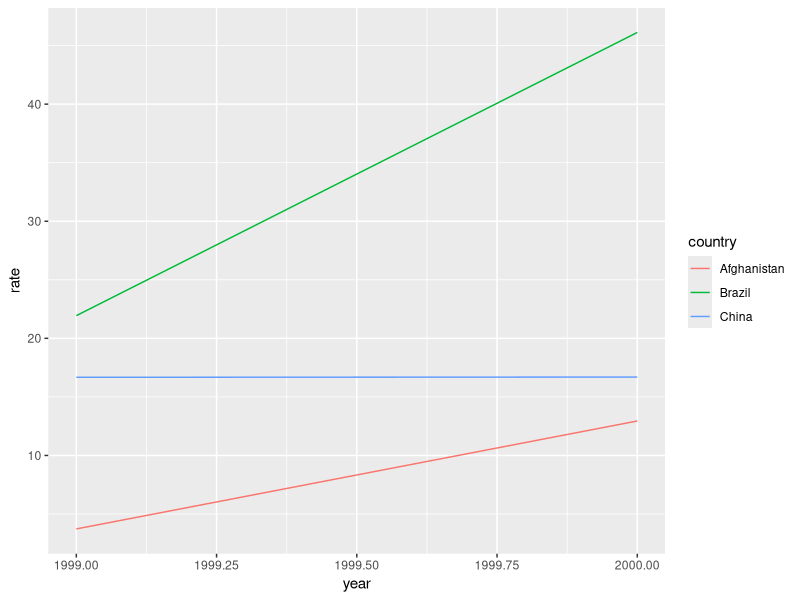
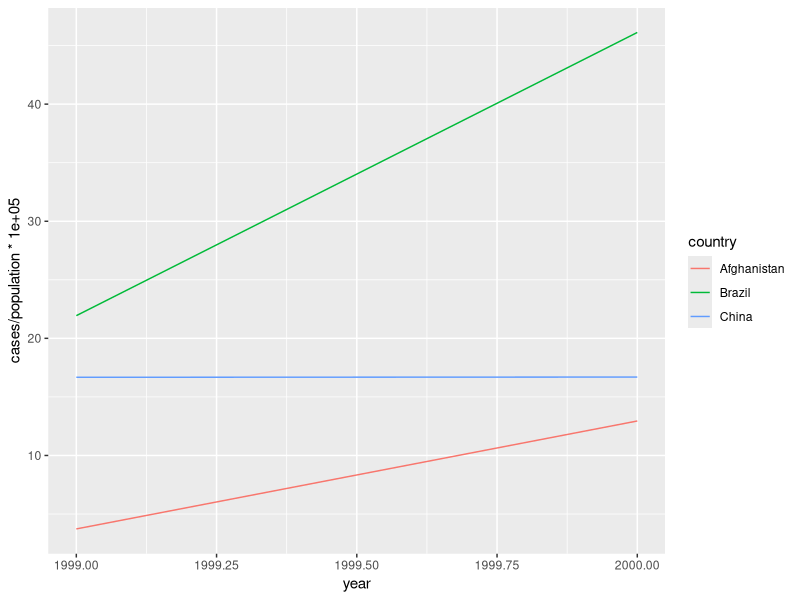

Reproduce these figures in R, in order.
# limpar varavies
rm(list = ls())

# pacotes
library(tidyverse)

# tabelas

# 2.1. sim
tb_1 <- tidyr::table1

# 2.2. nao
tb_2 <- tidyr::table2 %>% 
        tidyr::pivot_wider(names_from = "type",
                           values_from = "count")

# 2.3. nao
tb_3 <- tidyr::table3 %>%
        tidyr::separate(col = "rate",
                        into = c("cases", "population"),
                        sep = "/",
                        convert = TRUE)

# 2.4. nao
tb_4 <- tidyr::table4a %>% 
        tidyr::pivot_longer(cols = c(`1999`, `2000`),
                            names_to = "year",
                            values_to = "cases",
                            names_transform = list(year = as.integer))

# 2.5. nao
tb_5 <- tidyr::table4b %>%
        tidyr::pivot_longer(cols = c(`1999`, `2000`),
                            names_to = "year",
                            values_to = "population",
                            names_transform = list(year = as.integer))

# 3. 
rate <- tb_1 %>% 
        dplyr::mutate(rate = cases / population * 100000)

# 4. 
tb_1 %>%
  dplyr::group_by(year) %>%
  summarise(total = sum(cases))

# 5. 
tb_1 %>%
  dplyr::group_by(country) %>%
  dplyr::summarise(total = sum(cases))

# 6. 
tb_1 %>%
  dplyr::select(-population)

# 7. 
rate %>%
  ggplot(aes(x = year, y = rate, colour = country)) + geom_line()

tb_1 %>%
  ggplot(aes(x = year, y = cases / population * 100000, colour = country)) +
  geom_line()

# 8. 
tb_2 %>% 
  dplyr::mutate(rate = cases / population * 100000)

# (a funcao object.size permite saber o tamanho de um objeto na memoria
# um objeto inteiro consume menos memoria do que um dbl)


